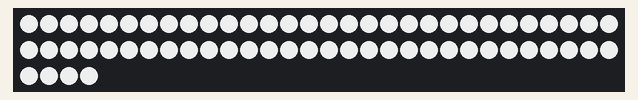
Simulated run of this program. Board: ESP32. On the bench: 64 RGB LEDs in strip order, left to right, continuing on the next row. WiFi joins after 1.5 s; servers stay silent unless stated; what the program prints to the serial monitor is not drawn.

Above: at 3.9 s.

Measured:
- what the display in image 0 shows lasts 0.5 s, from 3.9 s to 4.4 s

The program:

main.cpp
```cpp
#include <WiFi.h>
#include <DNSServer.h>
#include <WiFiManager.h>
#include <FastLED.h>
#include <Wire.h>

#define NUM_LEDS 64
#define DATA_PIN 2
#define BRIGHTNESS 200

#define BAUDRATE 115200
#define APModeLabel "AutoConnectAP"

CRGB leds[NUM_LEDS];


// Supporting Arduino Forum Topics:
// Waveshare e-paper displays with SPI: http://forum.arduino.cc/index.php?topic=487007.0
// Good Dispay ePaper for Arduino : https://forum.arduino.cc/index.php?topic=436411.0

// mapping suggestion from Waveshare SPI e-Paper to Wemos D1 mini
// BUSY -> D2, RST -> D4, DC -> D3, CS -> D8, CLK -> D5, DIN -> D7, GND -> GND, 3.3V -> 3.3V

// mapping suggestion from Waveshare SPI e-Paper to generic ESP8266
// BUSY -> GPIO4, RST -> GPIO2, DC -> GPIO0, CS -> GPIO15, CLK -> GPIO14, DIN -> GPIO13, GND -> GND, 3.3V -> 3.3V

// mapping suggestion for ESP32, e.g. LOLIN32, see .../variants/.../pins_arduino.h for your board
// NOTE: there are variants with different pins for SPI ! CHECK SPI PINS OF YOUR BOARD
// BUSY -> 4, RST -> 16, DC -> 17, CS -> SS(5), CLK -> SCK(18), DIN -> MOSI(23), GND -> GND, 3.3V -> 3.3V

// new mapping suggestion for STM32F1, e.g. STM32F103C8T6 "BluePill"
// BUSY -> A1, RST -> A2, DC -> A3, CS-> A4, CLK -> A5, DIN -> A7

// mapping suggestion for AVR, UNO, NANO etc.
// BUSY -> 7, RST -> 9, DC -> 8, CS-> 10, CLK -> 13, DIN -> 11

// mapping suggestion for Arduino MEGA
// BUSY -> 7, RST -> 9, DC -> 8, CS-> 53, CLK -> 52, DIN -> 51

// mapping suggestion for Arduino DUE
// BUSY -> 7, RST -> 9, DC -> 8, CS-> 77, CLK -> 76, DIN -> 75
// SPI pins are also on 6 pin 2x3 SPI header

// include library, include base class, make path known
#include <GxEPD.h>

// select the display class to use, only one
//#include <GxGDEP015OC1/GxGDEP015OC1.h>    // 1.54" b/w
//#include <GxGDEH0154D67/GxGDEH0154D67.h>  // 1.54" b/w
//#include <GxGDEW0154Z04/GxGDEW0154Z04.h>  // 1.54" b/w/r 200x200
//#include <GxGDEW0154Z17/GxGDEW0154Z17.h>  // 1.54" b/w/r 152x152
//#include <GxGDEW0213I5F/GxGDEW0213I5F.h>  // 2.13" b/w 104x212 flexible
//#include <GxGDE0213B1/GxGDE0213B1.h>      // 2.13" b/w
//#include <GxGDEH0213B72/GxGDEH0213B72.h>  // 2.13" b/w new panel
//#include <GxGDEH0213B73/GxGDEH0213B73.h>  // 2.13" b/w newer panel
//#include <GxGDEW0213Z16/GxGDEW0213Z16.h>  // 2.13" b/w/r
//#include <GxGDEH029A1/GxGDEH029A1.h>      // 2.9" b/w
//#include <GxGDEW029T5/GxGDEW029T5.h>      // 2.9" b/w IL0373
#include <GxGDEM029T94/GxGDEM029T94.h>      // 2.9" b/w
//#include <GxGDEW029Z10/GxGDEW029Z10.h>    // 2.9" b/w/r
//#include <GxGDEW026T0/GxGDEW026T0.h>      // 2.6" b/w
//#include <GxGDEW027C44/GxGDEW027C44.h>    // 2.7" b/w/r
//#include <GxGDEW027W3/GxGDEW027W3.h>      // 2.7" b/w
//#include <GxGDEW0371W7/GxGDEW0371W7.h>    // 3.7" b/w
//#include <GxGDEW042T2/GxGDEW042T2.h>      // 4.2" b/w
//#include <GxGDEW042Z15/GxGDEW042Z15.h>    // 4.2" b/w/r
//#include <GxGDEW0583T7/GxGDEW0583T7.h>    // 5.83" b/w
//#include <GxGDEW075T8/GxGDEW075T8.h>      // 7.5" b/w
//#include <GxGDEW075T7/GxGDEW075T7.h>      // 7.5" b/w 800x480
//#include <GxGDEW075Z09/GxGDEW075Z09.h>    // 7.5" b/w/r
//#include <GxGDEW075Z08/GxGDEW075Z08.h>    // 7.5" b/w/r 800x480


// FreeFonts from Adafruit_GFX
#include <Fonts/FreeMonoBold9pt7b.h>
#include <Fonts/FreeMonoBold12pt7b.h>
#include <Fonts/FreeMonoBold18pt7b.h>
#include <Fonts/FreeMonoBold24pt7b.h>


#include <GxIO/GxIO_SPI/GxIO_SPI.h>
#include <GxIO/GxIO.h>


/*
    Change the Configurations on the file configs.cpp
*/
void turnLedToColor(uint32_t color)
{
    for (int i = 0; i < NUM_LEDS; i++) {
        leds[i] = color;
    }
    FastLED.show();
}
void initializeNetwork(){
    Serial.begin(BAUDRATE);
    WiFiManager wifiManager;
    wifiManager.autoConnect(APModeLabel);
    Serial.println("Device Connected to the Network.");

    turnLedToColor(CRGB::White);
    delay(500);
    turnLedToColor(CRGB::Black);
}
void initializeLed(){
    FastLED.addLeds<WS2812, DATA_PIN, GRB>(leds, NUM_LEDS);
    FastLED.setBrightness( BRIGHTNESS );

    for (int i = 0; i < NUM_LEDS; i++) {
        if(i>=1) { leds[i-1] = CRGB::Black; } else { leds[NUM_LEDS-1] = CRGB::Black; }
        leds[i] = CRGB::White;
        delay(35);
        FastLED.show();
    }
    turnLedToColor(CRGB::Black);

}
void setup() {
    initializeLed();
    initializeNetwork();
}
void loop() {
    Serial.println("Connected...yeey :)");
    delay(1000);
}
```
